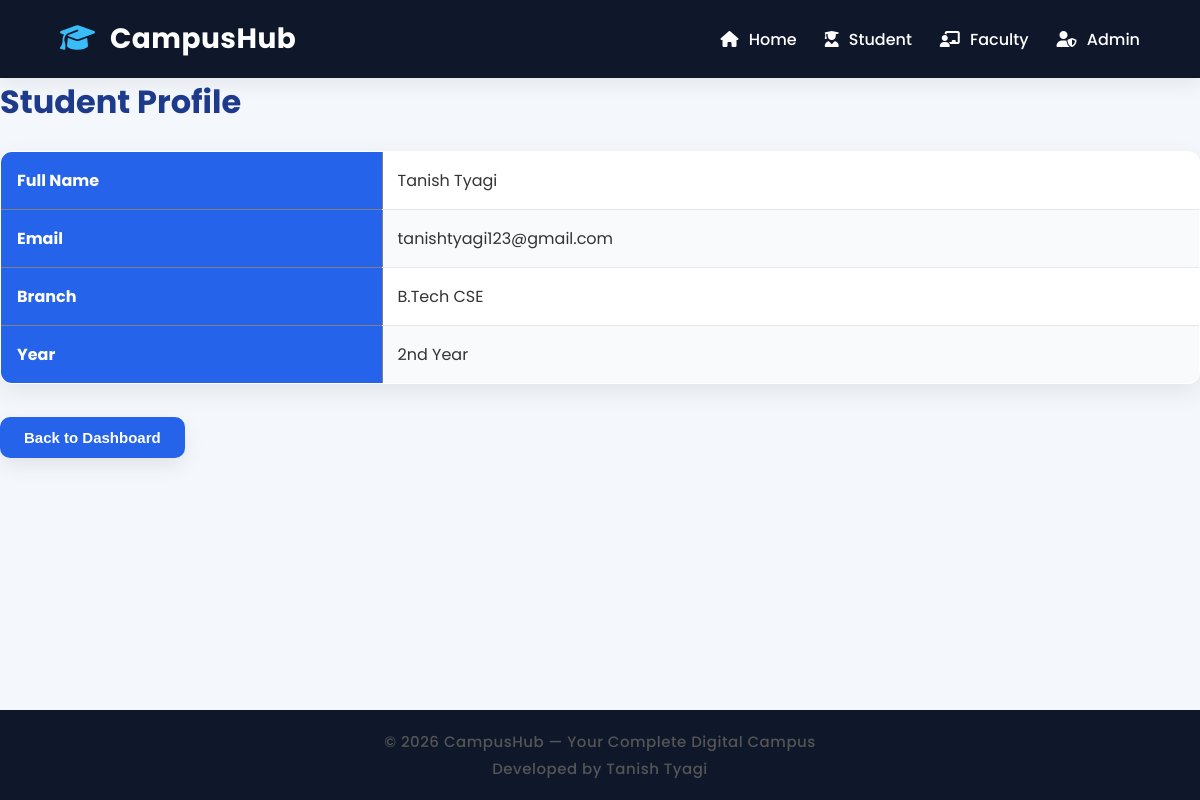
/student/profile (signed in), run on the app's committed database.
### tables this page shows
CREATE TABLE students(
    id INTEGER PRIMARY KEY AUTOINCREMENT,
    full_name TEXT NOT NULL,
    email TEXT UNIQUE NOT NULL,
    password TEXT NOT NULL,
    branch TEXT NOT NULL,
    year TEXT NOT NULL
);

### routes/student.py (the view)
@student.route("/student/profile")
def profile():
    if "student_id" not in session:
        return redirect("/login/student")
    connection = sqlite3.connect("database/campushub.db")
    cursor = connection.cursor()
    cursor.execute(
        """
        SELECT *
        FROM students
        WHERE id=?
        """,
        (session["student_id"],)
    )
    student_data = cursor.fetchone()
    connection.close()
    if not student_data:
        flash(
            "Student profile not found.",
            "error"
        )
        return redirect("/student/dashboard")
    return render_template(
        "profile.html",
        student=student_data
    )

### templates/profile.html (shortened to what this page needs)
{% extends "base.html" %}
{% block content %}
<h1>Student Profile</h1>
<table border="1" cellpadding="10">
    <tr>
        <th>Full Name</th>
        <td>{{ student[1] }}</td>
    </tr>
    <tr>
        <th>Email</th>
        <td>{{ student[2] }}</td>
    </tr>
    <tr>
        <th>Branch</th>
        <td>{{ student[4] }}</td>
    </tr>
    <tr>
        <th>Year</th>
        <td>{{ student[5] }}</td>
    </tr>
</table>
<br>
<a href="/student/dashboard">
    <button>Back to Dashboard</button>
</a>
{% endblock %}

### static/css/style.css (style rules this page uses)
* { margin:0; padding:0; box-sizing:border-box; }
html { scroll-behavior:smooth; }
body { font-family:'Poppins',sans-serif; background:#f4f7fc; color:#333; min-height:100vh; display:flex; flex-direction:column; }
h1 { color:#1e3a8a; margin-bottom:15px; }
button { background:#2563eb; color:white; border:none; padding:12px 24px; border-radius:10px; cursor:pointer; font-size:15px; font-weight:600; transition:.3s; margin:8px 8px 8px 0; }
a { text-decoration:none; color:#2563eb; }
table { width:100%; border-collapse:collapse; margin-top:25px; background:white; border-radius:12px; overflow:hidden; box-shadow:0 8px 25px rgba(0,0,0,.08); }
table th { background:#2563eb; color:white; padding:16px; text-align:left; }
table td { padding:15px; border-bottom:1px solid #e5e7eb; }
table tr:nth-child(even) { background:#f8fafc; }
.card, .container, .login-container, .register-container, table { transition:.3s; }
button { position:relative; overflow:hidden; }
table { animation:fadeIn .5s ease; }
button, .card, .container { box-shadow:0 8px 20px rgba(0,0,0,.08); }
html { scroll-padding-top:80px; }

### data on the page
students: full_name "Tanish Tyagi", email "tanishtyagi123@gmail.com", branch "B.Tech CSE", year "2nd Year"
